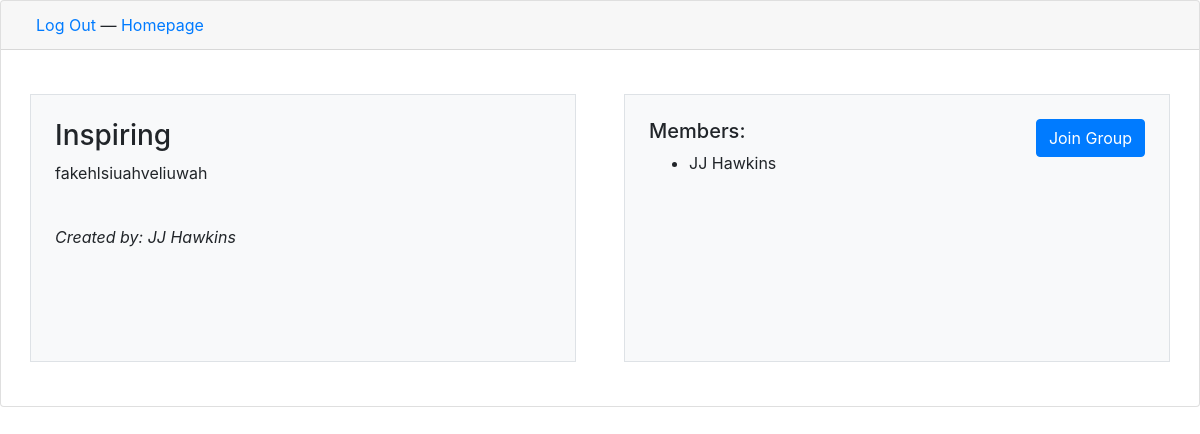
/org/1 (signed in), run on the app's committed database.
### main_app/models.py (models this page shows)
class Organization(models.Model):
    name = models.CharField(max_length=255)
    description = models.TextField()
    created_at = models.DateTimeField(auto_now_add = True)
    updated_at = models.DateTimeField(auto_now = True)
    uploaded_by = models.ForeignKey(User, related_name="organization_uploaded", on_delete = models.CASCADE)
    joined_by = models.ManyToManyField(User, related_name="joined_organizations")
    objects = OrganizationManager()

class User(models.Model):
    first_name = models.CharField(max_length=255)
    last_name = models.CharField(max_length=255)
    email = models.CharField(max_length=255)
    password = models.CharField(max_length=255)
    created_at = models.DateTimeField(auto_now_add = True)
    updated_at = models.DateTimeField(auto_now = True)
    objects = UserManager()

### main_app/views.py (the view)
# urls.py: path('org/<int:org_id>', views.org_info),
def org_info(request, org_id):
    context = {
        "user": User.objects.get(id=request.session['user_id']),
        "org": Organization.objects.get(id=org_id),
    }
    return render (request, 'org_info.html', context)

### main_app/templates/org_info.html (shortened to what this page needs)
<!DOCTYPE html>
<html lang="en">
<head>
    <link rel="stylesheet" href="https://stackpath.bootstrapcdn.com/bootstrap/4.3.1/css/bootstrap.min.css">
</head>
<body>
    <div class="card">
        <div class="card-header">
            <div class="col float-right">
                <a href="/logout">Log Out</a> &mdash;
                <a href="/homepage">Homepage</a>
            </div>
        </div>
        <div class="row card-body">
            <div class="col p-4 bg-light m-4 border">
                    <h3>{{ org.name }}</h3>
                    <p>{{ org.description }}</p>
                    <br>
                    {% if user == org.uploaded_by %}
                        <p class="font-italic">Created by: You!</p>
                    {% else %}
                        <p class="font-italic">Created by: {{ org.uploaded_by.first_name }} {{ org.uploaded_by.last_name }}</p>
                    {% endif %}
                    <br>
                    <br>
                    <br>
            </div>
            <div class="col p-4 bg-light m-4 border">
                {% if user not in org.joined_by.all %}
                    <a href="/org/{{ org.id }}/join" type="button" class="btn btn-primary float-right">Join Group</a>
                {% else %}
                    <a href="/org/{{ org.id }}/leave" type="button" class="btn btn-primary float-right">Leave Group</a>
                {% endif %}
                <h5>Members:</h5>
                {% for members in org.joined_by.all %}
                    <ul>
                        <li>{{ members.first_name }} {{ members.last_name }}</li>
                    </ul>
                {% endfor %}
            </div>
        </div>
    </div>
</body>
</html>

### data on the page
Organization: name "Inspiring", description "fakehlsiuahveliuwah", uploaded_by.first_name "JJ", uploaded_by.last_name "Hawkins"
User: first_name "JJ", last_name "Hawkins"
